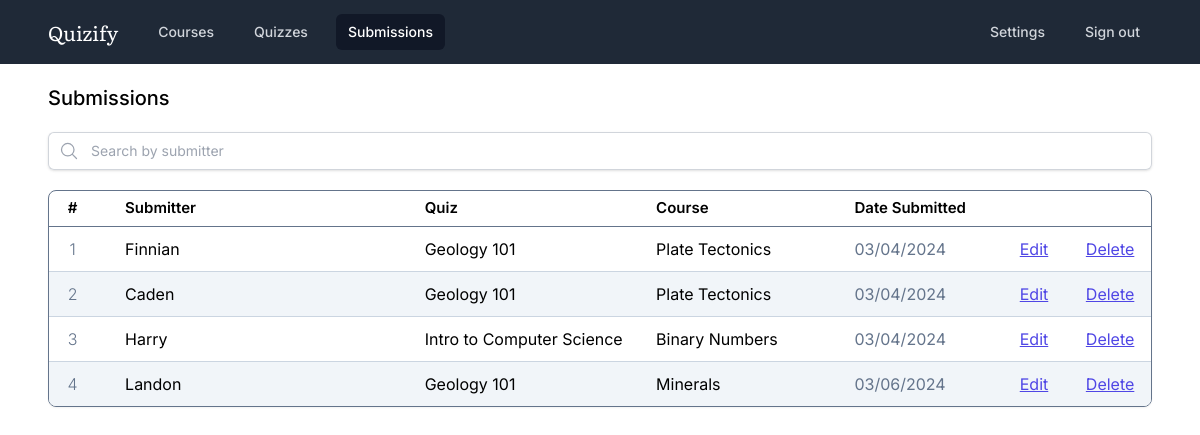
The page /submissions/index.php (signed in) on the database its author committed.
### tables this page shows
CREATE TABLE `courses` (
  `id` int(11) NOT NULL,
  `name` varchar(255) NOT NULL,
  `tutor_id` int(11) NOT NULL,
  `created_at` timestamp NOT NULL DEFAULT current_timestamp()
);

CREATE TABLE `submissions` (
  `id` int(11) NOT NULL,
  `submitter` varchar(255) NOT NULL,
  `quiz_id` int(11) NOT NULL,
  `created_at` timestamp NOT NULL DEFAULT current_timestamp()
);

CREATE TABLE `quizzes` (
  `id` int(11) NOT NULL,
  `name` varchar(255) NOT NULL,
  `code` varchar(5) NOT NULL,
  `course_id` int(11) NOT NULL,
  `created_at` timestamp NOT NULL DEFAULT current_timestamp()
);

### utils.php (called while the page is built, shortened)
<?php
function connect_to_database()
{
  $dsn = "mysql:host=localhost;dbname=quizify";
  $username = "root";
  $password = "";
  try {
    $dbh = new PDO($dsn, $username, $password);
  } catch (PDOException $exception) {
    echo $exception->getMessage();
    exit;
  }
  return $dbh;
}
function prepare_and_execute($sql, $params = [])
{
  $dbh = connect_to_database();
  $stmt = $dbh->prepare($sql);
  $stmt->execute($params);
  return $stmt;
}

### submissions/index.php (the view, shortened to what this page needs)
<?php
require "../utils.php";
$sql = "
SELECT
  s.id,
  c.name AS course_name,
  q.name AS quiz_name,
  s.submitter,
  s.created_at
FROM
  courses c,
  quizzes q,
  submissions s
WHERE
  c.tutor_id = ?
  AND c.id = q.course_id
  AND q.id = s.quiz_id
";
$stmt  = prepare_and_execute($sql, [$_SESSION["tutor_id"]]);
$submissions = $stmt->fetchAll();
?>
<!doctype html>
<html lang="en" class="overscroll-none">
<head>
  <script src="https://cdn.tailwindcss.com"></script>
</head>
<body class="min-h-screen font-['Inter']">
  <nav class="bg-gray-800 px-4">
    <div class="mx-auto max-w-7xl px-2 sm:px-6 lg:px-8">
      <div class="relative flex h-16 items-center justify-between">
        <div class="flex flex-1 items-center justify-center sm:items-stretch sm:justify-start">
          <div class="flex flex-shrink-0 items-center">
            <h1 class="text-white font-['Literata'] text-xl mr-1">Quizify</h1>
          </div>
          <div class="hidden sm:ml-6 sm:block">
            <div class="flex space-x-4">
              <a href="../courses/index.php" class="text-gray-300 hover:bg-gray-700 hover:text-white rounded-md px-3 py-2 text-sm font-medium">Courses</a>
              <a href="../quizzes/index.php" class="text-gray-300 hover:bg-gray-700 hover:text-white rounded-md px-3 py-2 text-sm font-medium">Quizzes</a>
              <a href="." class="bg-gray-900 text-white rounded-md px-3 py-2 text-sm font-medium" aria-current="page">Submissions</a>
            </div>
          </div>
        </div>
        <div class="inset-y-0 flex items-center pr-2 sm:static sm:inset-auto sm:ml-6 sm:pr-0">
          <div class="relative ml-3">
            <div class="flex space-x-4">
              <a href="../settings/index.php" class="text-gray-300 hover:bg-gray-700 hover:text-white rounded-md px-3 py-2 text-sm font-medium">Settings</a>
              <a href="../index.php" class="text-gray-300 hover:bg-gray-700 hover:text-white rounded-md px-3 py-2 text-sm font-medium">Sign out</a>
            </div>
          </div>
        </div>
      </div>
    </div>
  </nav>
  <div class="mx-auto max-w-7xl bg-white min-h-screen pt-4 px-12">
    <div class="flex mb-4 items-center">
      <h1 class="grow text-xl font-medium">Submissions</h1>
    </div>
    <div class="flex items-center mb-5 w-full shadow rounded-md">
      <div class="pl-2.5 pr-1 block w-fit rounded-l-md border-l border-y py-2 text-gray-900 bg-white border-gray-300 placeholder:text-gray-400 focus:ring-2 focus:ring-inset focus:ring-indigo-600 sm:text-sm sm:leading-6">
        <svg xmlns="http://www.w3.org/2000/svg" fill="none" viewBox="0 0 24 24" stroke-width="1.5" stroke="currentColor" class="w-5 h-5 text-gray-400">
          <path stroke-linecap="round" stroke-linejoin="round" d="m21 21-5.197-5.197m0 0A7.5 7.5 0 1 0 5.196 5.196a7.5 7.5 0 0 0 10.607 10.607Z" />
        </svg>
      </div>
      <input type="text" id="search-input" placeholder="Search by submitter" class="px-2 block w-full rounded-r-md border-y border-r py-1.5 text-gray-900 border-gray-300 placeholder:text-gray-400 sm:text-sm sm:leading-6 outline-none">
    </div>
    <div class="w-full h-fit border border-slate-500 shadow-sm rounded-lg mb-10 overflow-hidden">
      <table class="w-full">
        <thead class="border-b border-slate-500 h-[35px] text-[15px]">
          <th class="font-semibold w-[4%] pl-1">#</th>
          <th class="font-semibold text-left w-[30%] pl-8">Submitter</th>
          <th class="font-semibold text-left w-[21%]">Quiz</th>
          <th class="font-semibold text-left w-[18%]">Course</th>
          <th class="font-semibold text-left w-[15%]">Date Submitted</th>
          <th class="font-semibold w-[6%]"></th>
          <th class="font-semibold w-[6%]"></th>
        </thead>
        <tbody class="divide-y divide-slate-300">
          <?php foreach ($submissions as $index => $submission) : ?>
            <tr class="submission h-[45px] <?= ($index % 2 == 1) ? "bg-slate-100" : ""; ?>" value="<?= $submission["submitter"] ?>">
              <td class="index text-center font-light text-slate-500 pl-1"><?= $index + 1 ?></td>
              <td class="pl-8"><?= $submission["submitter"] ?></td>
              <td><?= $submission["course_name"] ?></td>
              <td><?= $submission["quiz_name"] ?></td>
              <td class="text-slate-500">
                <?= (new DateTime($submission["created_at"]))->format('m/d/Y') ?>
              </td>
              <td>
                <a href="<?= "./edit.php?submission_id=" . $submission["id"] ?>" class="text-indigo-600 underline hover:text-indigo-500">Edit</a>
              </td>
              <td>
                <a href="#" class="text-indigo-600 underline hover:text-indigo-500">Delete</a>
              </td>
            </tr>
          <?php endforeach; ?>
        </tbody>
      </table>
    </div>
  </div>
</body>
</html>

### rows shown on the page
courses: submissions.submitter "Finnian", name "Geology 101", quizzes.name "Plate Tectonics", submissions.created_at "03/04/2024", submissions.submitter "Caden", submissions.submitter "Landon", quizzes.name "Minerals", submissions.created_at "03/06/2024"
courses: submissions.submitter "Harry", name "Intro to Computer Science", quizzes.name "Binary Numbers", submissions.created_at "03/04/2024"
